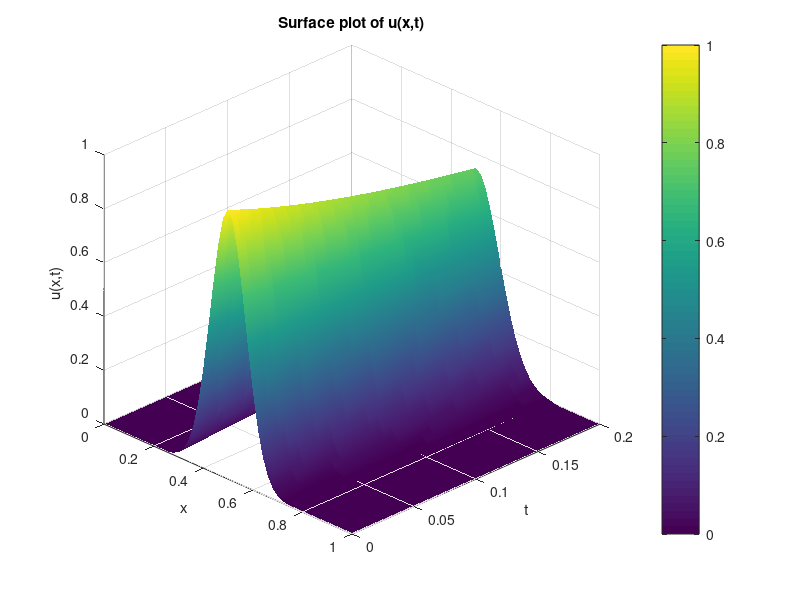
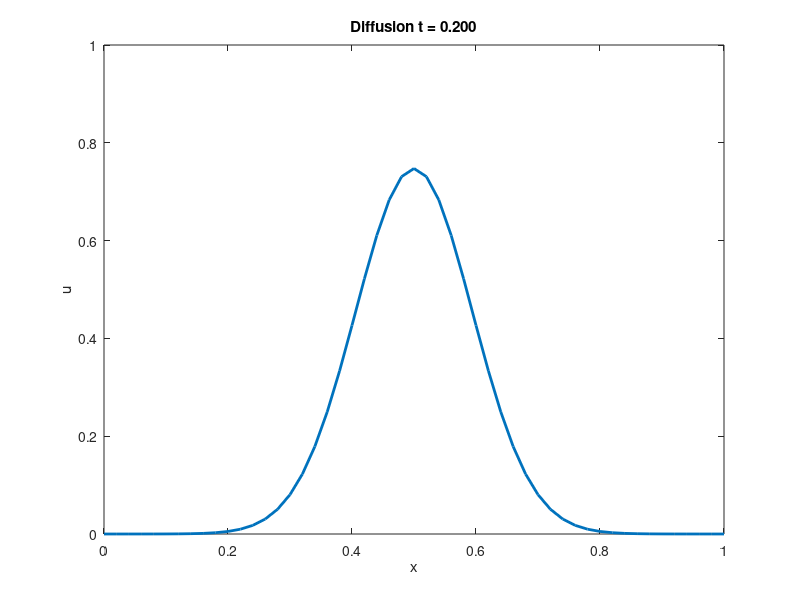

The MATLAB source for these figures, in order:
% diffusion_implicit.m
% Löse du/dt = D * d2u/dx2 auf [0,1] mit u(0)=u(1)=0,
% Anfangsbedingung Gauß bei x=0.5, D=0.01, implizites Euler + Finite Volume

clear; close all; clc;

%% Parameter
D     = 0.01;      % Diffusionskoeffizient
L     = 1;         % Länge des Stabes
Tmax  = 0.2;       % Endzeit
Nx    = 51;        % Anzahl Gitterpunkte in x
Nt    = 200;       % Anzahl Zeitschritte

dx = L/(Nx-1);
dt = Tmax/Nt;
x  = linspace(0,L,Nx)';
t  = linspace(0,Tmax,Nt+1);

%% Anfangsbedingung
u0 = exp(-100*(x-0.5).^2);

% Matrix A für implizites Euler (innere Punkte 2..Nx-1)
N     = Nx-2;
alpha = D*dt/dx^2;
main  = (1 + 2*alpha) * ones(N,1);
off   = -alpha       * ones(N-1,1);
col_im1 = [0;        off];
col_ip1 = [off;      0 ];
A     = spdiags([col_im1, main, col_ip1], -1:1, N, N);


%% Zeitintegration
U = zeros(Nx, Nt+1);
U(:,1) = u0;

for n = 1:Nt
    b = U(2:end-1,n);         % RHS = alte Lösung innen
    U(2:end-1,n+1) = A\b;     % löse A * u^{n+1} = b
    % U(1,n+1)=0; U(end,n+1)=0; % BCs sind schon null initialisiert
end

%% 1) Oberflächenplot
[X,T] = meshgrid(x,t);  % Achtung: T(i,j) = t(i), X(i,j)=x(j)
figure;
surf(X, T, U', 'EdgeColor','none');
xlabel('x'); ylabel('t'); zlabel('u(x,t)');
title('Surface plot of u(x,t)');
view(45,30);
colorbar;
shading interp;

%% 2) Animation
figure;
h = plot(x, U(:,1), 'LineWidth',2);
axis([0 1 0 1]);
xlabel('x'); ylabel('u');
title(sprintf('t = %.3f',0));
drawnow;

for n = 1:Nt+1
    set(h, 'YData', U(:,n));
    title(sprintf('Diffusion t = %.3f', t(n)));
    pause(0.05);
end
